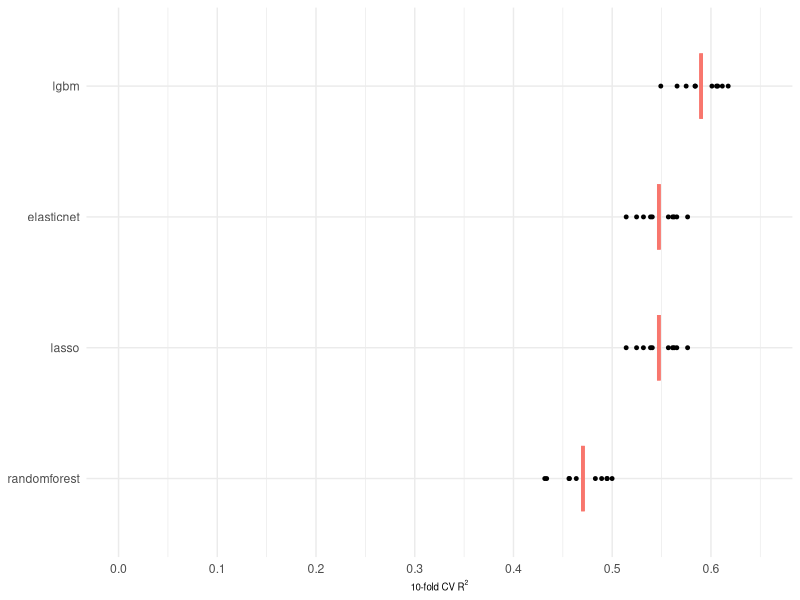

Here is the R script that generated this plot:
library(ggplot2)

data <- read.csv("./results/model_compare/summary.csv", 
                 header = TRUE, sep = ","
)
# from model name remove everything after -
data$model <- gsub("-.*", "", data$model)
data$model <- gsub("on_NA_", "", data$model)



data$highlight <- ifelse(
    data$model == "lgbm",
    "Best",
    ""
  )

# Custom function to calculate mean and set se to 0
mean_with_se_0 <- function(x) {
  m <- mean(x)
  return(data.frame(y = m, ymin = m, ymax = m))
}

# round down to nearest 0.5
min_r2 <- 0.0
max_r2 <- 0.65

p <- ggplot(data, aes(x = nan_r2, y = reorder(model, nan_r2, FUN = mean), fill = highlight)) +
  # geom_bar(stat = "summary", fun = "mean") +
  # scale_fill_manual(
  #   name = "Model",
  #   values = c("RedHighlight" = "red", "BlueHighlight" = "#0091ff", "NoHighlight" = "grey50")
  # ) +
  geom_point(aes(x = nan_r2), color = "black", size = 1) +
  geom_errorbar(stat = "summary", fun.data = mean_with_se_0, aes(color = 'red'), width = 0.5, linewidth = 1.25) +
  labs(x = expression("10-fold CV R"^2), y = NULL, title = NULL) +
  theme_minimal() +
  theme(
    # axis.text.y = element_text(size = 10),
    # axis.text.x = element_text(angle = 0, hjust = 1), 
    legend.position = "none",
    title = element_text(size = 7)
  ) + 
  coord_cartesian(xlim = c(min_r2, max_r2)) + 
  scale_x_continuous(breaks = seq(min_r2, max_r2, 0.1))

ggsave("./graphing/SupA/graph_model_comparison.pdf", p, width = 3, height = 3, units = "in", bg = 'white')
# print(p)


# biochem_data <- read.csv("./results/model_compare_Biochem/summary.csv", 
#                  header = TRUE, sep = ","
# )
# # from model name remove everything after -
# biochem_data$model <- gsub("-.*", "", biochem_data$model)



# biochem_data$highlight <- ifelse(
#     biochem_data$model == "lgbm",
#     "BlueHighlight",
#     "NoHighlight"
#   )

# biochem_p <- ggplot(biochem_data, aes(x = nan_r2, y = reorder(model, nan_r2, FUN = mean), fill = highlight)) +
#   geom_bar(stat = "summary", fun = "mean") +
#   scale_fill_manual(
#     name = "Model",
#     values = c("RedHighlight" = "red", "BlueHighlight" = "#0091ff", "NoHighlight" = "grey50")
#   ) +
#   geom_point(aes(x = nan_r2), color = "black", size = 1) +
#   labs(x = "R2 Score", y = NULL, title = "Model Comparison on L_P5_P3_C_3mer5_Struct_Biochem Features") +
#   theme_minimal() +
#   theme(
#     axis.text.y = element_text(size = 10),
#     # axis.text.x = element_text(angle = 0, hjust = 1), 
#     legend.position = "none",
#     title = element_text(size = 7)
#   ) +
#   coord_cartesian(xlim = c(min(biochem_data$nan_r2), max(biochem_data$nan_r2)))

# ggsave("./graphing/graph_model_comparison_Biochem.pdf", biochem_p, width = 5, height = 5, units = "in", bg = 'white')
# # print(p)

# biochem_data$highlight <- "Biochem"

# data$highlight <- "no Biochem"

# combined_data <- data.frame(
#   model = c(data$model, biochem_data$model),
#   nan_r2 = c(data$nan_r2, biochem_data$nan_r2),
#   highlight = c(data$highlight, biochem_data$highlight)
# )


# combined_plot <- ggplot(combined_data, aes(x = model, y = nan_r2, fill = highlight)) +
#   geom_bar(stat = "summary", fun = "mean", position = position_dodge()) +
#   scale_fill_manual(
#     name = "Model",
#     values = c("Biochem" = "red", "no Biochem" = "#0091ff")
#   ) +
#   geom_point(aes(x = model, y = nan_r2), color = "black", size = 1, position = position_dodge(0.9)) +
#   labs(x = "R2 Score", y = NULL, title = "L_P5_P3_C_3mer5_Struct w/wo Biochem Features") +
#   theme_minimal() +
#   theme(
#     axis.text.x = element_text(size = 10, angle = 45),
#     # axis.text.x = element_text(angle = 0, hjust = 1), 
#     # legend.position = "none",
#     title = element_text(size = 7)
#   ) +
#   coord_cartesian(ylim = c(min(combined_data$nan_r2), max(combined_data$nan_r2)))

# ggsave("./graphing/graph_model_comparison_combined.pdf", combined_plot, width = 5, height = 5, units = "in", bg = 'white')